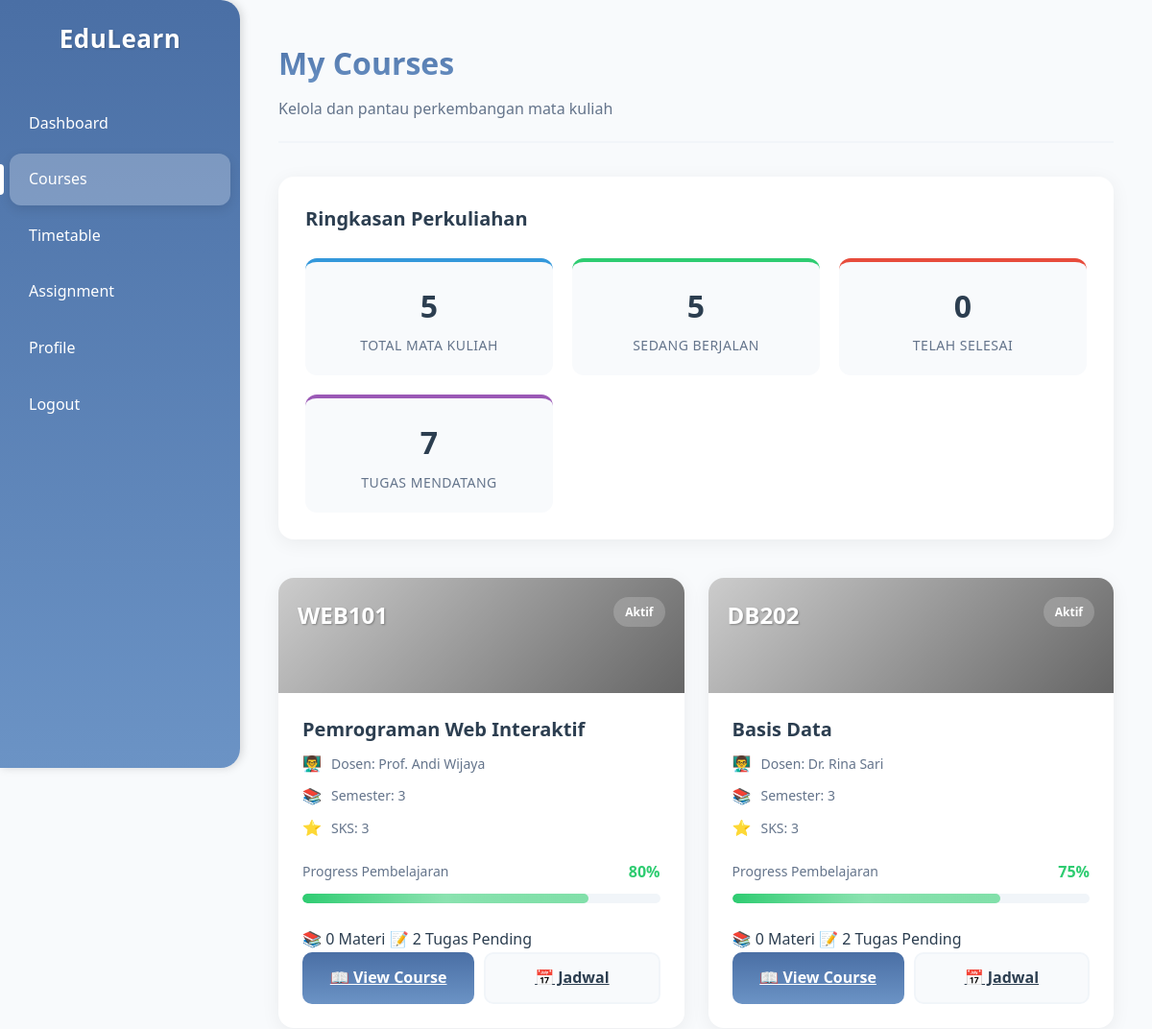
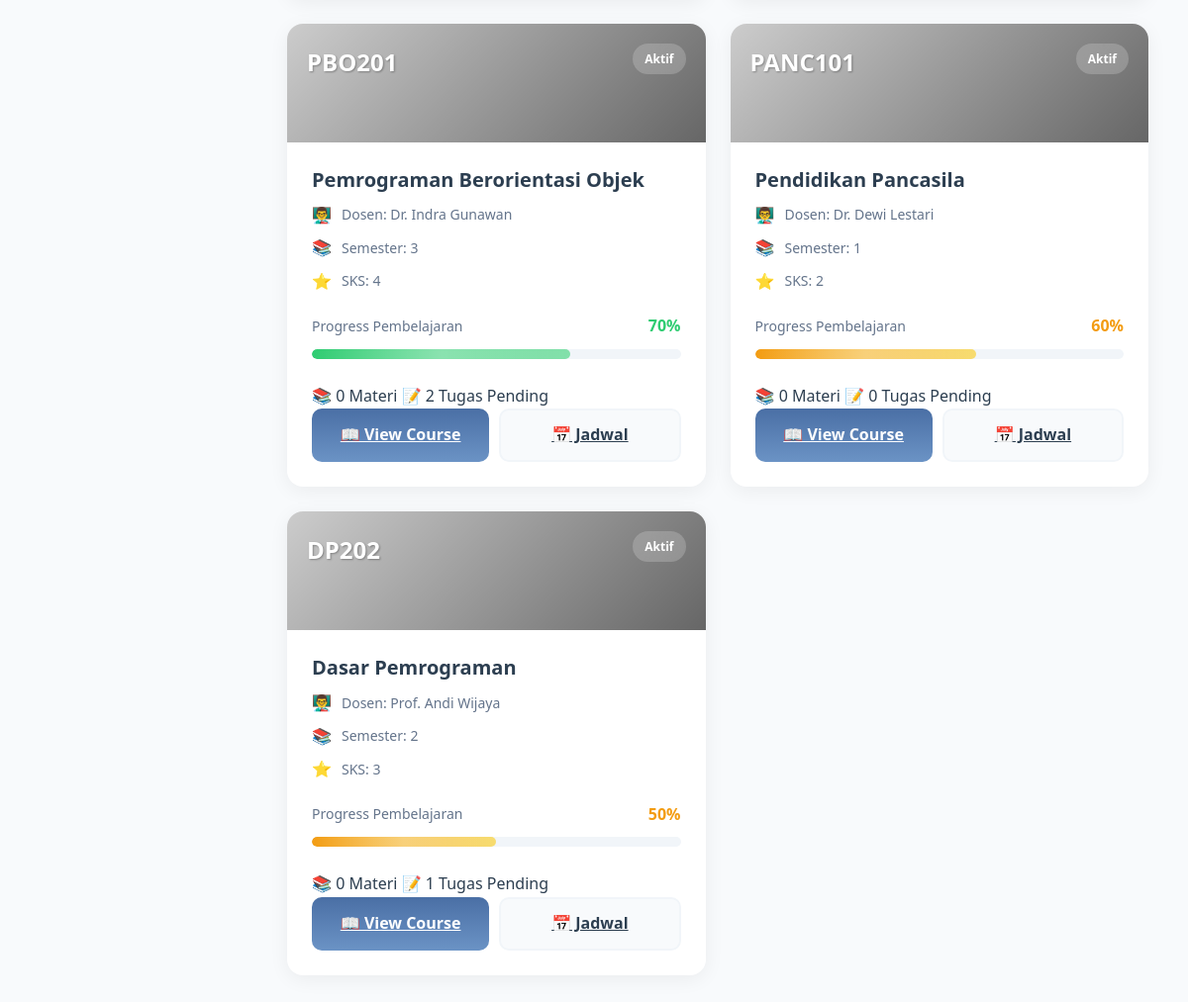
The page /student/courses.php (signed in) on the database its author committed (2 pictures, top to bottom).
### tables this page shows
CREATE TABLE mata_kuliah (
    mk_id INT AUTO_INCREMENT PRIMARY KEY,
    kode_mk VARCHAR(20) UNIQUE NOT NULL,
    nama_mk VARCHAR(100) NOT NULL,
    deskripsi TEXT,
    sks INT NOT NULL,
    semester INT NOT NULL,
    dosen_id INT,
    status ENUM('aktif', 'draft', 'arsip') DEFAULT 'aktif',
    created_at TIMESTAMP DEFAULT CURRENT_TIMESTAMP,
    updated_at TIMESTAMP DEFAULT CURRENT_TIMESTAMP ON UPDATE CURRENT_TIMESTAMP,
    FOREIGN KEY (dosen_id) REFERENCES dosen(dosen_id) ON DELETE SET NULL,
    INDEX idx_semester (semester),
    INDEX idx_status (status)
);

CREATE TABLE dosen (
    dosen_id INT AUTO_INCREMENT PRIMARY KEY,
    nama_dosen VARCHAR(100) NOT NULL,
    email VARCHAR(100) UNIQUE,
    no_telepon VARCHAR(20),
    bidang_keahlian VARCHAR(100),
    created_at TIMESTAMP DEFAULT CURRENT_TIMESTAMP,
    INDEX idx_nama (nama_dosen)
);

### includes/functions.php (called while the page is built, shortened)
<?php
function escape_html($string) {
    return htmlspecialchars($string, ENT_QUOTES, 'UTF-8');
}

### student/courses.php (the view, shortened to what this page needs)
<?php
require_once '../includes/functions.php';
$db = getDB();
$user_id = get_user_info('user_id');
$stmt = $db->prepare("
    SELECT
        mk.*,
        d.nama_dosen,
        e.progress,
        e.enrolled_at,
        (SELECT COUNT(*) FROM tugas WHERE mk_id = mk.mk_id) as total_tugas,
        (SELECT COUNT(*) FROM tugas t
         LEFT JOIN submissions s ON t.tugas_id = s.tugas_id AND s.user_id = ?
         WHERE t.mk_id = mk.mk_id AND s.submission_id IS NULL AND t.deadline > NOW()) as pending_tugas,
        (SELECT COUNT(*) FROM materi WHERE mk_id = mk.mk_id) as total_materi
    FROM enrollments e
    INNER JOIN mata_kuliah mk ON e.mk_id = mk.mk_id
    LEFT JOIN dosen d ON mk.dosen_id = d.dosen_id
    WHERE e.user_id = ?
    ORDER BY e.progress DESC, mk.nama_mk
");
$stmt->execute([$user_id, $user_id]);
$courses = $stmt->fetchAll();
$total_courses = count($courses);
$active_courses = count(array_filter($courses, fn($c) => $c['status'] === 'aktif'));
$completed_courses = count(array_filter($courses, fn($c) => $c['progress'] >= 100));
$total_pending = array_sum(array_column($courses, 'pending_tugas'));
?>
<!DOCTYPE html>
<html lang="id">
<head>
    <link rel="stylesheet" href="../assets/css/couses.css">
</head>
<body>
<div class="container">
    <aside class="sidebar">
        <div class="sidebar-header">
            <h1>EduLearn</h1>
        </div>
        <ul class="sidebar-nav">
            <li><a href="dashboard.php">Dashboard</a></li>
            <li class="active"><a href="courses.php">Courses</a></li>
            <li><a href="timetable.php">Timetable</a></li>
            <li><a href="assignments.php">Assignment</a></li>
            <li><a href="profile.php">Profile</a></li>
            <li><a href="../auth/logout.php">Logout</a></li>
        </ul>
    </aside>
    <main class="main-content">
        <div class="courses-header">
            <h1>My Courses</h1>
            <p>Kelola dan pantau perkembangan mata kuliah</p>
        </div>
        <div class="course-stats">
            <h3>Ringkasan Perkuliahan</h3>
            <div class="stats-grid">
                <div class="stat-item all">
                    <div class="stat-number"><?= $total_courses ?></div>
                    <div class="stat-label">Total Mata Kuliah</div>
                </div>
                <div class="stat-item active">
                    <div class="stat-number"><?= $active_courses ?></div>
                    <div class="stat-label">Sedang Berjalan</div>
                </div>
                <div class="stat-item completed">
                    <div class="stat-number"><?= $completed_courses ?></div>
                    <div class="stat-label">Telah Selesai</div>
                </div>
                <div class="stat-item upcoming">
                    <div class="stat-number"><?= $total_pending ?></div>
                    <div class="stat-label">Tugas Mendatang</div>
                </div>
            </div>
        </div>
        <div class="courses-grid">
            <?php if (empty($courses)): ?>
                <div class="empty-state">
                    <h3>Belum Ada Mata Kuliah</h3>
                    <p>Anda belum terdaftar di mata kuliah manapun</p>
                </div>
            <?php else: ?>
                <?php foreach ($courses as $course): ?>
                <div class="course-card">
                    <div class="course-header <?= strtolower($course['kode_mk']) ?>">
                        <div class="course-code"><?= escape_html($course['kode_mk']) ?></div>
                        <div class="course-status"><?= ucfirst($course['status']) ?></div>
                    </div>
                    <div class="course-content">
                        <h3 class="course-title"><?= escape_html($course['nama_mk']) ?></h3>
                        <div class="course-info">
                            <div class="course-info-item dosen">
                                Dosen: <?= escape_html($course['nama_dosen'] ?? 'Belum ditentukan') ?>
                            </div>
                            <div class="course-info-item semester">
                                Semester: <?= $course['semester'] ?>
                            </div>
                            <div class="course-info-item credits">
                                SKS: <?= $course['sks'] ?>
                            </div>
                        </div>
                        <div class="progress-section">
                            <div class="progress-header">
                                <span class="progress-label">Progress Pembelajaran</span>
                                <span class="progress-value <?= $course['progress'] >= 70 ? 'high' : ($course['progress'] >= 40 ? 'medium' : 'low') ?>">
                                    <?= round($course['progress']) ?>%
                                </span>
                            </div>
                            <div class="progress-bar">
                                <div class="progress-fill <?= $course['progress'] >= 70 ? 'high' : ($course['progress'] >= 40 ? 'medium' : 'low') ?>"
                                     style="width: <?= min($course['progress'], 100) ?>%"></div>
                            </div>
                        </div>
                        <div class="course-meta">
                            <span>📚 <?= $course['total_materi'] ?> Materi</span>
                            <span>📝 <?= $course['pending_tugas'] ?> Tugas Pending</span>
                        </div>
                        <div class="course-actions">
                            <a href="course_detail.php?id=<?= $course['mk_id'] ?>" class="action-btn primary">
                                📖 View Course
                            </a>
                            <a href="timetable.php" class="action-btn secondary">
                                📅 Jadwal
                            </a>
                        </div>
                    </div>
                </div>
                <?php endforeach; ?>
            <?php endif; ?>
        </div>
    </main>
</div>
</body>
</html>

### rows shown on the page
mata_kuliah: kode_mk "WEB101", status "Aktif", nama_mk "Pemrograman Web Interaktif", dosen.nama_dosen "Prof. Andi Wijaya", semester "3", sks "3", progress "80", min($course['progress'], 100) 80.00 (drawn), total_materi "0", pending_tugas "2"
mata_kuliah: kode_mk "DB202", status "Aktif", nama_mk "Basis Data", dosen.nama_dosen "Dr. Rina Sari", semester "3", sks "3", progress "75", min($course['progress'], 100) 75.00 (drawn), total_materi "0", pending_tugas "2"
mata_kuliah: kode_mk "PBO201", status "Aktif", nama_mk "Pemrograman Berorientasi Objek", dosen.nama_dosen "Dr. Indra Gunawan", semester "3", sks "4", progress "70", min($course['progress'], 100) 70.00 (drawn), total_materi "0", pending_tugas "2"
mata_kuliah: kode_mk "PANC101", status "Aktif", nama_mk "Pendidikan Pancasila", dosen.nama_dosen "Dr. Dewi Lestari", semester "1", sks "2", progress "60", min($course['progress'], 100) 60.00 (drawn), total_materi "0", pending_tugas "0"
mata_kuliah: kode_mk "DP202", status "Aktif", nama_mk "Dasar Pemrograman", dosen.nama_dosen "Prof. Andi Wijaya", semester "2", sks "3", progress "50", min($course['progress'], 100) 50.00 (drawn), total_materi "0", pending_tugas "1"

### other values the page prints
$total_courses "5"
$active_courses "5"
$completed_courses "0"
$total_pending "7"
